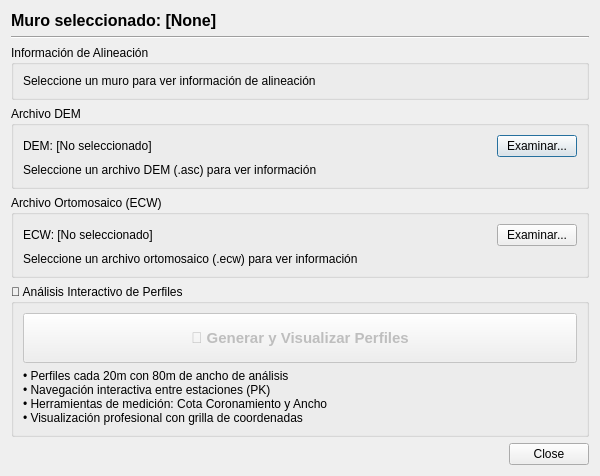
<?xml version="1.0" encoding="UTF-8"?>
<ui version="4.0">
 <class>RevanchasLTDialog</class>
 <widget class="QDialog" name="RevanchasLTDialog">
  <property name="geometry">
   <rect>
    <x>0</x>
    <y>0</y>
    <width>600</width>
    <height>450</height>
   </rect>
  </property>
  <property name="windowTitle">
   <string>Revanchas LT - Análisis Topográfico</string>
  </property>
  <layout class="QVBoxLayout" name="verticalLayout">
   <item>
    <widget class="QLabel" name="wall_label">
     <property name="font">
      <font>
       <pointsize>12</pointsize>
       <weight>75</weight>
       <bold>true</bold>
      </font>
     </property>
     <property name="text">
      <string>Muro seleccionado: [None]</string>
     </property>
    </widget>
   </item>
   <item>
    <widget class="Line" name="line">
     <property name="orientation">
      <enum>Qt::Horizontal</enum>
     </property>
    </widget>
   </item>
   <item>
    <widget class="QGroupBox" name="alignment_group">
     <property name="title">
      <string>Información de Alineación</string>
     </property>
     <layout class="QVBoxLayout" name="alignment_layout">
      <item>
       <widget class="QLabel" name="alignment_info_label">
        <property name="text">
         <string>Seleccione un muro para ver información de alineación</string>
        </property>
        <property name="wordWrap">
         <bool>true</bool>
        </property>
       </widget>
      </item>
     </layout>
    </widget>
   </item>
   <item>
    <widget class="QGroupBox" name="dem_group">
     <property name="title">
      <string>Archivo DEM</string>
     </property>
     <layout class="QVBoxLayout" name="dem_layout">
      <item>
       <layout class="QHBoxLayout" name="dem_file_layout">
        <item>
         <widget class="QLabel" name="dem_path_label">
          <property name="text">
           <string>DEM: [No seleccionado]</string>
          </property>
         </widget>
        </item>
        <item>
         <spacer name="horizontalSpacer">
          <property name="orientation">
           <enum>Qt::Horizontal</enum>
          </property>
          <property name="sizeHint" stdset="0">
           <size>
            <width>40</width>
            <height>20</height>
           </size>
          </property>
         </spacer>
        </item>
        <item>
         <widget class="QPushButton" name="browse_dem_button">
          <property name="text">
           <string>Examinar...</string>
          </property>
         </widget>
        </item>
       </layout>
      </item>
      <item>
       <widget class="QLabel" name="dem_info_label">
        <property name="text">
         <string>Seleccione un archivo DEM (.asc) para ver información</string>
        </property>
        <property name="wordWrap">
         <bool>true</bool>
        </property>
       </widget>
      </item>
     </layout>
    </widget>
   </item>
   <item>
    <widget class="QGroupBox" name="ecw_group">
     <property name="title">
      <string>Archivo Ortomosaico (ECW)</string>
     </property>
     <layout class="QVBoxLayout" name="ecw_layout">
      <item>
       <layout class="QHBoxLayout" name="ecw_file_layout">
        <item>
         <widget class="QLabel" name="ecw_path_label">
          <property name="text">
           <string>ECW: [No seleccionado]</string>
          </property>
         </widget>
        </item>
        <item>
         <spacer name="horizontalSpacer_2">
          <property name="orientation">
           <enum>Qt::Horizontal</enum>
          </property>
          <property name="sizeHint" stdset="0">
           <size>
            <width>40</width>
            <height>20</height>
           </size>
          </property>
         </spacer>
        </item>
        <item>
         <widget class="QPushButton" name="browse_ecw_button">
          <property name="text">
           <string>Examinar...</string>
          </property>
         </widget>
        </item>
       </layout>
      </item>
      <item>
       <widget class="QLabel" name="ecw_info_label">
        <property name="text">
         <string>Seleccione un archivo ortomosaico (.ecw) para ver información</string>
        </property>
        <property name="wordWrap">
         <bool>true</bool>
        </property>
       </widget>
      </item>
     </layout>
    </widget>
   </item>
   <item>
    <widget class="QGroupBox" name="profiles_group">
     <property name="title">
      <string>🎯 Análisis Interactivo de Perfiles</string>
     </property>
     <layout class="QVBoxLayout" name="profiles_layout">
      <item>
       <widget class="QPushButton" name="generate_profiles_button">
        <property name="minimumSize">
         <size>
          <width>0</width>
          <height>50</height>
         </size>
        </property>
        <property name="font">
         <font>
          <pointsize>11</pointsize>
          <weight>75</weight>
          <bold>true</bold>
         </font>
        </property>
        <property name="text">
         <string>🚀 Generar y Visualizar Perfiles</string>
        </property>
        <property name="enabled">
         <bool>false</bool>
        </property>
        <property name="toolTip">
         <string>Genera perfiles topográficos cada 20m y abre el visualizador interactivo con herramientas de medición</string>
        </property>
       </widget>
      </item>
      <item>
       <widget class="QLabel" name="profiles_info_label">
        <property name="text">
         <string>• Perfiles cada 20m con 80m de ancho de análisis
• Navegación interactiva entre estaciones (PK)
• Herramientas de medición: Cota Coronamiento y Ancho
• Visualización profesional con grilla de coordenadas</string>
        </property>
        <property name="wordWrap">
         <bool>true</bool>
        </property>
       </widget>
      </item>
     </layout>
    </widget>
   </item>
   <item>
    <spacer name="verticalSpacer">
     <property name="orientation">
      <enum>Qt::Vertical</enum>
     </property>
     <property name="sizeHint" stdset="0">
      <size>
       <width>20</width>
       <height>40</height>
      </size>
     </property>
    </spacer>
   </item>
   <item>
    <widget class="QDialogButtonBox" name="buttonBox">
     <property name="orientation">
      <enum>Qt::Horizontal</enum>
     </property>
     <property name="standardButtons">
      <set>QDialogButtonBox::Close</set>
     </property>
    </widget>
   </item>
  </layout>
 </widget>
 <resources/>
 <connections>
  <connection>
   <sender>buttonBox</sender>
   <signal>accepted()</signal>
   <receiver>RevanchasLTDialog</receiver>
   <slot>accept()</slot>
   <hints>
    <hint type="sourcelabel">
     <x>248</x>
     <y>254</y>
    </hint>
    <hint type="destinationlabel">
     <x>157</x>
     <y>274</y>
    </hint>
   </hints>
  </connection>
  <connection>
   <sender>buttonBox</sender>
   <signal>rejected()</signal>
   <receiver>RevanchasLTDialog</receiver>
   <slot>reject()</slot>
   <hints>
    <hint type="sourcelabel">
     <x>316</x>
     <y>260</y>
    </hint>
    <hint type="destinationlabel">
     <x>286</x>
     <y>274</y>
    </hint>
   </hints>
  </connection>
 </connections>
</ui>
